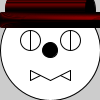
Frame 1 (no input)
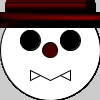
Frame 60 (the mouse pressed at the canvas centre just before this capture)
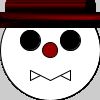
Frame 120 (the mouse held since frame 60 and released just before this capture)

The Processing sketch that drew these frames (run headless with seeded random() and noise(); from frame 60 on, the mouse is pressed at the canvas centre):

// Processing sketch: sketch_140609a
// ── sketch_140609a.pde
float pika;
float pika2;
void setup(){
  size(100,100);
}
void draw(){
fill(255,255,255);
ellipse(50,50,100,100);
fill(255,255,255);
ellipse(30,40,20,20);
ellipse(70,40,20,20);
fill(0,0,0);
ellipse(30,40,pika,20);
ellipse(70,40,pika,20);
line(30,70,50,80);
line(50,80,70,70);
line(40,75,30,80);
line(30,80,30,70);
line(60,75,70,80);
line(70,80,70,70);
fill(pika2,0,0);
ellipse(50,50,15,15);
fill(0,0,0);
int i;
int t;
int col;
for(col = 0; col < 255; col+=10){
 fill(col,0,0);
} 
for( t = 10; t < 90; t++){
 ellipse(t,10,10,25);
} 
fill(0,0,0);
ellipse(90,10,10,25);
for(col = 0; col < 255; col+=10){
 fill(col,0,0);
} 
for( i = 0; i < 500; i++){
 ellipse(i,20,i,15);
} 
pika+=1;
if(pika >= 20){
pika = 0;
}
pika2+=10;
if(pika2 >= 255){
pika2 = 0;
}
}
